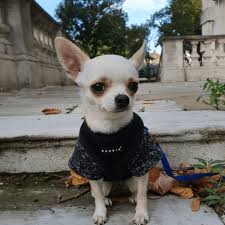
#> input picture dog.jpg, 225 x 225 px
$ jupyter execute 'Canny Edge Detection.ipynb'
#> lines starting #> are read from the running program, lines starting #| are printed output that depends on the picture
# Workshop 3 - Canny Edge Detection

## Name: Ashwath M
## Reg No: 212223230023

[cell 1]
import numpy as np
import cv2
import matplotlib.pyplot as plt

[cell 2]
img=cv2.imread('dog.jpg')
#> img is the input picture: shape (225, 225, 3); mean B, G, R 98.1, 103.2, 104.3
img1=cv2.cvtColor(img,cv2.COLOR_BGR2RGB)
plt.imshow(img1)

[cell 3]
img_gray=cv2.imread('dog.jpg',0)
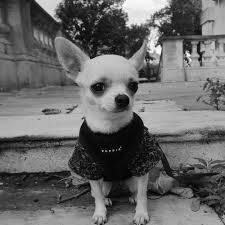
#> img_gray: shape (225, 225); min 0, max 255, mean 102.9
plt.imshow(img_gray,cmap='gray')
plt.show()

[cell 4]
np.max(img_gray)/2
#> Out = 127.5

[cell 5]
edges= cv2.Canny(img_gray, threshold1=128, threshold2=128)
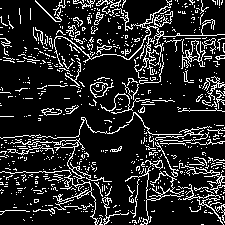
#> edges: shape (225, 225); 15.1% white in thin lines or dots
plt.imshow(edges,cmap='gray')

[cell 6]
blurred_img=cv2.blur(img1,ksize=(3,3))
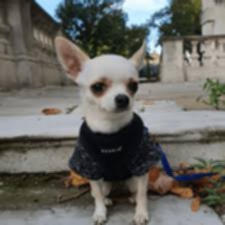
#> blurred_img: shape (225, 225, 3); mean R, G, B 104.3, 103.2, 98.1
plt.imshow(blurred_img)

[cell 7]
medium=np.median(img1)
#> medium = 102
medium
#> Out = 102

[cell 8]
low=int(max(0,0.7*medium))
#> low = 71
high=int(max(255,1/3*medium))
#> high = 255

[cell 9]
canny_edges_blur=cv2.Canny(blurred_img,threshold1=low,threshold2=high)
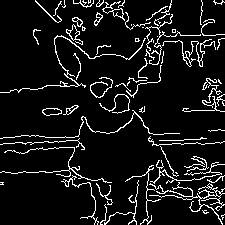
#> canny_edges_blur: shape (225, 225); 8.8% white in thin lines or dots
plt.imshow(canny_edges_blur)
